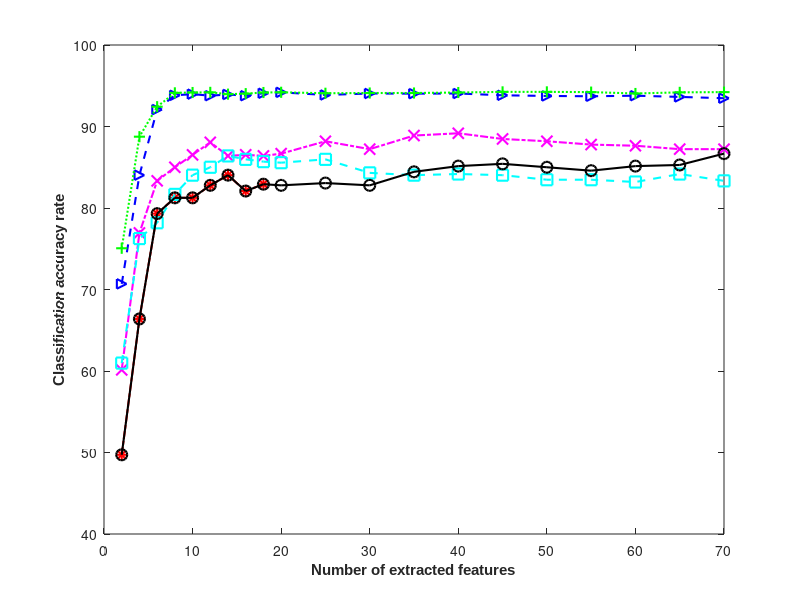

Source code (MATLAB): (Note: this script raises an error after producing the figure.)
clear;
clc;
x1=[2,4,6,8,10,12,14,16,18]
x2=[2,4,6,8,10,12,14,16,18,20,25,30,35,40,45,50,55,60,65,70];


y1=[49.72,66.39,79.31,81.25,81.25,82.78,84.03,82.08,82.92];
y2=[60.14,76.94,83.33,85,86.52,88.06,86.39,86.53,86.39,86.67,88.19,87.22,88.89,89.17,88.47,88.19,87.78,87.64,87.22,87.22]

y20=[60.97,76.25,78.19,81.67,84.03,85,86.39,85.97,85.69,85.56,85.97,84.31,84.03,84.17,84.03,83.47,83.47,83.19,84.17,83.33]
    
y3=[49.72,66.39,79.31,81.25,81.25,82.78,84.03,82.08,82.92,82.78,83.06,82.78,84.44,85.14,85.42,85,84.58,85.14,85.28,86.67]


y4=[70.69,84.03,92.08,93.83,93.97,93.78,93.93,93.78,94.08,94.19,93.87,94.05,94.03,94.05,93.83,93.75,93.71,93.78,93.63,93.47]
y5=[75.06,88.75,92.43,94.13,94.17,94.19,93.97,94.03,94.17,94.20,94.08,94.11,94.11,94.17,94.25,94.25,94.22,94.05,94.19,94.22]
figure(1)
plot(x1,y1,'r*-.','LineWidth',1.5,'markersize',8);
hold on;
plot(x2,y2,'mx-.','LineWidth',1.5,'markersize',8);
hold on
plot(x2,y20,'cs--','LineWidth',1.5,'markersize',8);
hold on
plot(x2,y3,'ko-','LineWidth',1.5,'markersize',8);
hold on
plot(x2,y4,'b>--','LineWidth',1.5,'markersize',7);
hold on
plot(x2,y5,'g+:','LineWidth',1.5,'markersize',8);
hold on
% xlabel('Number of extracted features','FontName','Times New Roman');
% ylabel('Classification accuracy rate','FontName','Times New Roman');

xlabel('Number of extracted features','FontName','Arial','FontSize',11,'FontWeight','Bold');
ylabel('Classification accuracy rate','FontName','Arial','FontSize',11,'FontWeight','Bold');

legend('LDA','PCA','SLLE','GLDA-TRA','BFE','LSBFE',0)
set(gca,'FontName','Arial','FontWeight','Bold')

set(gca,'LineWidth',1.5)

myzoom([0.22,0.18,0.42,0.2],[10,70,93,95])
export_fig COIL_re.eps -painters -transparent